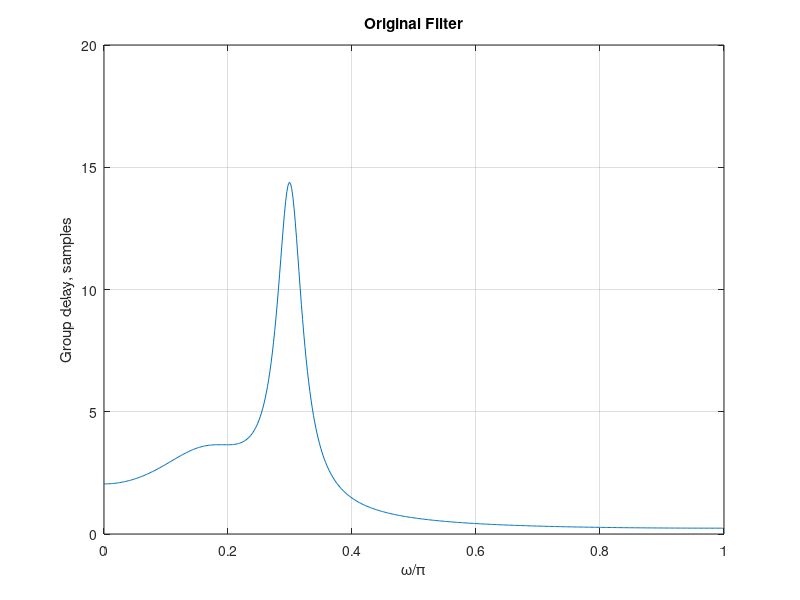

MATLAB code for this plot: (Note: this script raises an error after producing the figure.)
% Program 9_4
% Group-delay equalization of an IIR filter.
%
[n,d] = ellip(4,1,35,0.3);
[GdH,w] = grpdelay(n,d,512);
plot(w/pi,GdH); grid
xlabel('\omega/\pi'); ylabel('Group delay, samples');
title('Original Filter');
pause
F = 0:0.001:0.3;
g = grpdelay(n,d,F,2);   % Equalize the passband
Gd = max(g)-g;
% Design the allpass delay equalizer
[num,den,tau] = iirgrpdelay(8, F, [0 0.3], Gd);
[GdA,w] = grpdelay(num,den,512);
plot(w/pi,GdH+GdA); grid
xlabel('\omega/\pi');ylabel('Group delay, samples');
title('Group Delay Equalized Filter');
